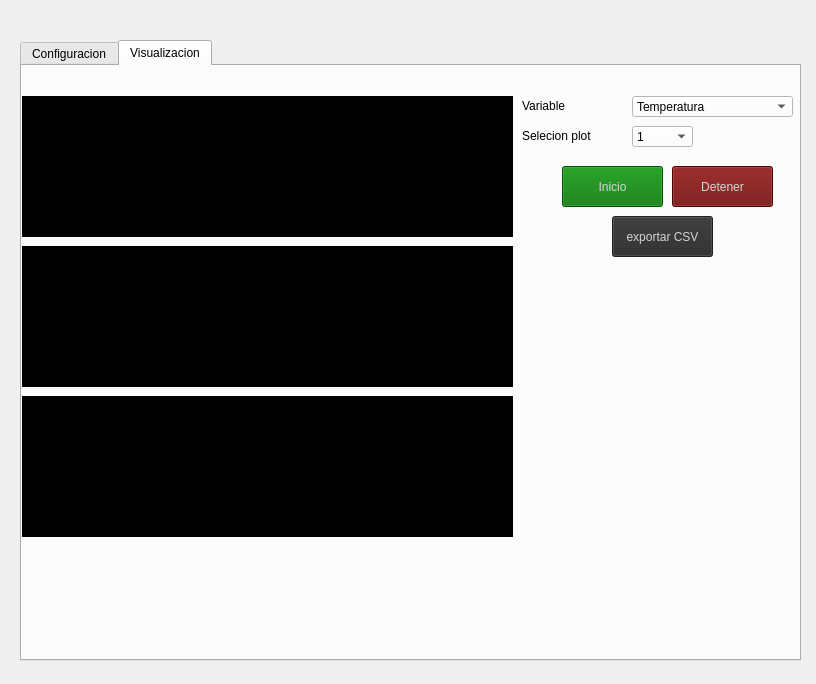
<?xml version="1.0" encoding="UTF-8"?>
<ui version="4.0">
 <class>Dialog</class>
 <widget class="QDialog" name="Dialog">
  <property name="geometry">
   <rect>
    <x>0</x>
    <y>0</y>
    <width>816</width>
    <height>684</height>
   </rect>
  </property>
  <property name="windowTitle">
   <string>Dialog</string>
  </property>
  <widget class="QTabWidget" name="tabWidget">
   <property name="geometry">
    <rect>
     <x>20</x>
     <y>40</y>
     <width>781</width>
     <height>621</height>
    </rect>
   </property>
   <property name="currentIndex">
    <number>1</number>
   </property>
   <widget class="QWidget" name="tab">
    <attribute name="title">
     <string>Configuracion</string>
    </attribute>
    <widget class="QLabel" name="label_27">
     <property name="geometry">
      <rect>
       <x>20</x>
       <y>30</y>
       <width>221</width>
       <height>21</height>
      </rect>
     </property>
     <property name="styleSheet">
      <string notr="true">color: rgb(0, 0, 0);</string>
     </property>
     <property name="text">
      <string>Buscar dispositivos Bluetooth</string>
     </property>
    </widget>
    <widget class="QPushButton" name="inicio_7">
     <property name="geometry">
      <rect>
       <x>240</x>
       <y>20</y>
       <width>101</width>
       <height>41</height>
      </rect>
     </property>
     <property name="minimumSize">
      <size>
       <width>101</width>
       <height>41</height>
      </size>
     </property>
     <property name="styleSheet">
      <string notr="true">color: rgb(213, 213, 213);
background-color: rgb(11, 0, 172);
</string>
     </property>
     <property name="text">
      <string>Buscar BLE</string>
     </property>
    </widget>
    <widget class="QComboBox" name="selec_7">
     <property name="geometry">
      <rect>
       <x>10</x>
       <y>70</y>
       <width>461</width>
       <height>31</height>
      </rect>
     </property>
     <property name="styleSheet">
      <string notr="true">background-color: rgb(255, 255, 255);</string>
     </property>
     <item>
      <property name="text">
       <string/>
      </property>
     </item>
    </widget>
    <widget class="QLabel" name="label_21">
     <property name="geometry">
      <rect>
       <x>30</x>
       <y>440</y>
       <width>141</width>
       <height>20</height>
      </rect>
     </property>
     <property name="styleSheet">
      <string notr="true">color: rgb(0, 0, 0);</string>
     </property>
     <property name="text">
      <string>Consola</string>
     </property>
    </widget>
    <widget class="QTextEdit" name="consola">
     <property name="geometry">
      <rect>
       <x>20</x>
       <y>460</y>
       <width>751</width>
       <height>121</height>
      </rect>
     </property>
     <property name="styleSheet">
      <string notr="true">background-color: rgb(255, 255, 255);</string>
     </property>
    </widget>
    <widget class="QProgressBar" name="barra">
     <property name="geometry">
      <rect>
       <x>660</x>
       <y>550</y>
       <width>111</width>
       <height>16</height>
      </rect>
     </property>
     <property name="value">
      <number>24</number>
     </property>
    </widget>
    <widget class="QPushButton" name="selec2">
     <property name="geometry">
      <rect>
       <x>350</x>
       <y>20</y>
       <width>101</width>
       <height>41</height>
      </rect>
     </property>
     <property name="minimumSize">
      <size>
       <width>101</width>
       <height>41</height>
      </size>
     </property>
     <property name="maximumSize">
      <size>
       <width>16777215</width>
       <height>41</height>
      </size>
     </property>
     <property name="styleSheet">
      <string notr="true">background-color: rgb(168, 168, 168);</string>
     </property>
     <property name="text">
      <string>Selecionar</string>
     </property>
    </widget>
    <widget class="QLabel" name="label_29">
     <property name="geometry">
      <rect>
       <x>340</x>
       <y>120</y>
       <width>81</width>
       <height>16</height>
      </rect>
     </property>
     <property name="styleSheet">
      <string notr="true">color: rgb(0, 0, 0);</string>
     </property>
     <property name="text">
      <string>Parametros </string>
     </property>
    </widget>
    <widget class="QTextEdit" name="gxmax">
     <property name="geometry">
      <rect>
       <x>120</x>
       <y>150</y>
       <width>71</width>
       <height>31</height>
      </rect>
     </property>
     <property name="styleSheet">
      <string notr="true">background-color: rgb(255, 255, 255);</string>
     </property>
    </widget>
    <widget class="QLabel" name="label_30">
     <property name="geometry">
      <rect>
       <x>10</x>
       <y>160</y>
       <width>101</width>
       <height>16</height>
      </rect>
     </property>
     <property name="styleSheet">
      <string notr="true">color: rgb(0, 0, 0);</string>
     </property>
     <property name="text">
      <string>Acc Sampling</string>
     </property>
    </widget>
    <widget class="QLabel" name="label_31">
     <property name="geometry">
      <rect>
       <x>10</x>
       <y>210</y>
       <width>101</width>
       <height>16</height>
      </rect>
     </property>
     <property name="styleSheet">
      <string notr="true">color: rgb(0, 0, 0);</string>
     </property>
     <property name="text">
      <string>Acc Sensibility</string>
     </property>
    </widget>
    <widget class="QTextEdit" name="gxmax_2">
     <property name="geometry">
      <rect>
       <x>120</x>
       <y>200</y>
       <width>71</width>
       <height>31</height>
      </rect>
     </property>
     <property name="styleSheet">
      <string notr="true">background-color: rgb(255, 255, 255);</string>
     </property>
    </widget>
    <widget class="QTextEdit" name="gxmax_5">
     <property name="geometry">
      <rect>
       <x>120</x>
       <y>250</y>
       <width>71</width>
       <height>31</height>
      </rect>
     </property>
     <property name="styleSheet">
      <string notr="true">background-color: rgb(255, 255, 255);</string>
     </property>
    </widget>
    <widget class="QLabel" name="label_39">
     <property name="geometry">
      <rect>
       <x>10</x>
       <y>260</y>
       <width>111</width>
       <height>16</height>
      </rect>
     </property>
     <property name="styleSheet">
      <string notr="true">color: rgb(0, 0, 0);</string>
     </property>
     <property name="text">
      <string>Gyro Sensibility</string>
     </property>
    </widget>
    <widget class="QLabel" name="label_41">
     <property name="geometry">
      <rect>
       <x>200</x>
       <y>160</y>
       <width>131</width>
       <height>16</height>
      </rect>
     </property>
     <property name="styleSheet">
      <string notr="true">color: rgb(0, 0, 0);</string>
     </property>
     <property name="text">
      <string>BME688 Sampling</string>
     </property>
    </widget>
    <widget class="QTextEdit" name="gxmax_8">
     <property name="geometry">
      <rect>
       <x>330</x>
       <y>150</y>
       <width>71</width>
       <height>31</height>
      </rect>
     </property>
     <property name="styleSheet">
      <string notr="true">background-color: rgb(255, 255, 255);</string>
     </property>
    </widget>
    <widget class="QLabel" name="label_42">
     <property name="geometry">
      <rect>
       <x>200</x>
       <y>210</y>
       <width>131</width>
       <height>16</height>
      </rect>
     </property>
     <property name="styleSheet">
      <string notr="true">color: rgb(0, 0, 0);</string>
     </property>
     <property name="text">
      <string>Discontinuos time</string>
     </property>
    </widget>
    <widget class="QTextEdit" name="gxmax_9">
     <property name="geometry">
      <rect>
       <x>330</x>
       <y>200</y>
       <width>71</width>
       <height>31</height>
      </rect>
     </property>
     <property name="styleSheet">
      <string notr="true">background-color: rgb(255, 255, 255);</string>
     </property>
    </widget>
    <widget class="QTextEdit" name="gxmax_13">
     <property name="geometry">
      <rect>
       <x>330</x>
       <y>250</y>
       <width>71</width>
       <height>31</height>
      </rect>
     </property>
     <property name="styleSheet">
      <string notr="true">background-color: rgb(255, 255, 255);</string>
     </property>
    </widget>
    <widget class="QLabel" name="label_54">
     <property name="geometry">
      <rect>
       <x>260</x>
       <y>260</y>
       <width>71</width>
       <height>16</height>
      </rect>
     </property>
     <property name="styleSheet">
      <string notr="true">color: rgb(0, 0, 0);</string>
     </property>
     <property name="text">
      <string>Port TCP</string>
     </property>
    </widget>
    <widget class="QLabel" name="label_55">
     <property name="geometry">
      <rect>
       <x>430</x>
       <y>160</y>
       <width>71</width>
       <height>16</height>
      </rect>
     </property>
     <property name="styleSheet">
      <string notr="true">color: rgb(0, 0, 0);</string>
     </property>
     <property name="text">
      <string>Port UDP</string>
     </property>
    </widget>
    <widget class="QTextEdit" name="gxmax_14">
     <property name="geometry">
      <rect>
       <x>510</x>
       <y>150</y>
       <width>71</width>
       <height>31</height>
      </rect>
     </property>
     <property name="styleSheet">
      <string notr="true">background-color: rgb(255, 255, 255);</string>
     </property>
    </widget>
    <widget class="QTextEdit" name="gxmax_22">
     <property name="geometry">
      <rect>
       <x>510</x>
       <y>200</y>
       <width>71</width>
       <height>31</height>
      </rect>
     </property>
     <property name="styleSheet">
      <string notr="true">background-color: rgb(255, 255, 255);</string>
     </property>
    </widget>
    <widget class="QLabel" name="label_70">
     <property name="geometry">
      <rect>
       <x>410</x>
       <y>210</y>
       <width>101</width>
       <height>16</height>
      </rect>
     </property>
     <property name="styleSheet">
      <string notr="true">color: rgb(0, 0, 0);</string>
     </property>
     <property name="text">
      <string>Host_ip_addr</string>
     </property>
    </widget>
    <widget class="QTextEdit" name="gxmax_31">
     <property name="geometry">
      <rect>
       <x>630</x>
       <y>150</y>
       <width>131</width>
       <height>31</height>
      </rect>
     </property>
     <property name="styleSheet">
      <string notr="true">background-color: rgb(255, 255, 255);</string>
     </property>
    </widget>
    <widget class="QLabel" name="label_86">
     <property name="geometry">
      <rect>
       <x>590</x>
       <y>160</y>
       <width>31</width>
       <height>16</height>
      </rect>
     </property>
     <property name="styleSheet">
      <string notr="true">color: rgb(0, 0, 0);</string>
     </property>
     <property name="text">
      <string>Ssid</string>
     </property>
    </widget>
    <widget class="QLabel" name="label_87">
     <property name="geometry">
      <rect>
       <x>590</x>
       <y>210</y>
       <width>31</width>
       <height>16</height>
      </rect>
     </property>
     <property name="styleSheet">
      <string notr="true">color: rgb(0, 0, 0);</string>
     </property>
     <property name="text">
      <string>Pass</string>
     </property>
    </widget>
    <widget class="QTextEdit" name="gxmax_32">
     <property name="geometry">
      <rect>
       <x>630</x>
       <y>200</y>
       <width>131</width>
       <height>31</height>
      </rect>
     </property>
     <property name="styleSheet">
      <string notr="true">background-color: rgb(255, 255, 255);</string>
     </property>
    </widget>
    <widget class="QPushButton" name="inicio">
     <property name="geometry">
      <rect>
       <x>530</x>
       <y>250</y>
       <width>161</width>
       <height>41</height>
      </rect>
     </property>
     <property name="minimumSize">
      <size>
       <width>101</width>
       <height>41</height>
      </size>
     </property>
     <property name="styleSheet">
      <string notr="true">color: rgb(213, 213, 213);
background-color: rgb(0, 115, 0);
</string>
     </property>
     <property name="text">
      <string>Save Conf</string>
     </property>
    </widget>
    <widget class="QLabel" name="label_28">
     <property name="geometry">
      <rect>
       <x>440</x>
       <y>310</y>
       <width>141</width>
       <height>16</height>
      </rect>
     </property>
     <property name="styleSheet">
      <string notr="true">color: rgb(0, 0, 0);</string>
     </property>
     <property name="text">
      <string>Modo de operacion</string>
     </property>
    </widget>
    <widget class="QComboBox" name="selec_8">
     <property name="geometry">
      <rect>
       <x>370</x>
       <y>340</y>
       <width>261</width>
       <height>31</height>
      </rect>
     </property>
     <property name="styleSheet">
      <string notr="true">background-color: rgb(255, 255, 255);</string>
     </property>
     <item>
      <property name="text">
       <string>1</string>
      </property>
     </item>
     <item>
      <property name="text">
       <string>2</string>
      </property>
     </item>
     <item>
      <property name="text">
       <string>3</string>
      </property>
     </item>
     <item>
      <property name="text">
       <string>4</string>
      </property>
     </item>
     <item>
      <property name="text">
       <string>5</string>
      </property>
     </item>
    </widget>
    <widget class="QPushButton" name="inicio_2">
     <property name="geometry">
      <rect>
       <x>180</x>
       <y>400</y>
       <width>161</width>
       <height>41</height>
      </rect>
     </property>
     <property name="minimumSize">
      <size>
       <width>101</width>
       <height>41</height>
      </size>
     </property>
     <property name="styleSheet">
      <string notr="true">color: rgb(213, 213, 213);
background-color: rgb(0, 115, 0);
</string>
     </property>
     <property name="text">
      <string>Iniciar Monitoreo</string>
     </property>
    </widget>
    <widget class="QPushButton" name="detener_6">
     <property name="geometry">
      <rect>
       <x>380</x>
       <y>400</y>
       <width>151</width>
       <height>41</height>
      </rect>
     </property>
     <property name="minimumSize">
      <size>
       <width>101</width>
       <height>41</height>
      </size>
     </property>
     <property name="styleSheet">
      <string notr="true">color: rgb(213, 213, 213);
background-color: rgb(108, 5, 5);
</string>
     </property>
     <property name="text">
      <string>Detener Monitoreo</string>
     </property>
    </widget>
    <widget class="QComboBox" name="selec_6">
     <property name="geometry">
      <rect>
       <x>80</x>
       <y>340</y>
       <width>261</width>
       <height>31</height>
      </rect>
     </property>
     <property name="styleSheet">
      <string notr="true">background-color: rgb(255, 255, 255);</string>
     </property>
     <item>
      <property name="text">
       <string>Configuracion por Bluetooth</string>
      </property>
     </item>
     <item>
      <property name="text">
       <string>Configuracion via TCP en BD</string>
      </property>
     </item>
     <item>
      <property name="text">
       <string>Conexion TCP continua</string>
      </property>
     </item>
     <item>
      <property name="text">
       <string>Conexion TCP discontinua</string>
      </property>
     </item>
     <item>
      <property name="text">
       <string>Conexion UDP</string>
      </property>
     </item>
     <item>
      <property name="text">
       <string>BLE continua</string>
      </property>
     </item>
     <item>
      <property name="text">
       <string>BLE discontinua</string>
      </property>
     </item>
    </widget>
    <widget class="QLabel" name="label_26">
     <property name="geometry">
      <rect>
       <x>150</x>
       <y>310</y>
       <width>141</width>
       <height>16</height>
      </rect>
     </property>
     <property name="styleSheet">
      <string notr="true">color: rgb(0, 0, 0);</string>
     </property>
     <property name="text">
      <string>Modo de operacion</string>
     </property>
    </widget>
   </widget>
   <widget class="QWidget" name="tab_2">
    <attribute name="title">
     <string>Visualizacion</string>
    </attribute>
    <widget class="GraphicsLayoutWidget" name="plot1">
     <property name="geometry">
      <rect>
       <x>-10</x>
       <y>30</y>
       <width>501</width>
       <height>141</height>
      </rect>
     </property>
     <property name="styleSheet">
      <string notr="true">background-color: rgb(0, 0, 0);</string>
     </property>
    </widget>
    <widget class="GraphicsLayoutWidget" name="plot1_2">
     <property name="geometry">
      <rect>
       <x>-10</x>
       <y>180</y>
       <width>501</width>
       <height>141</height>
      </rect>
     </property>
     <property name="styleSheet">
      <string notr="true">background-color: rgb(0, 0, 0);</string>
     </property>
    </widget>
    <widget class="GraphicsLayoutWidget" name="plot1_3">
     <property name="geometry">
      <rect>
       <x>0</x>
       <y>330</y>
       <width>491</width>
       <height>141</height>
      </rect>
     </property>
     <property name="styleSheet">
      <string notr="true">background-color: rgb(0, 0, 0);</string>
     </property>
    </widget>
    <widget class="QPushButton" name="inicio_5">
     <property name="geometry">
      <rect>
       <x>540</x>
       <y>100</y>
       <width>101</width>
       <height>41</height>
      </rect>
     </property>
     <property name="minimumSize">
      <size>
       <width>101</width>
       <height>41</height>
      </size>
     </property>
     <property name="styleSheet">
      <string notr="true">color: rgb(213, 213, 213);
background-color: rgb(0, 115, 0);
</string>
     </property>
     <property name="text">
      <string>Inicio</string>
     </property>
    </widget>
    <widget class="QPushButton" name="csv">
     <property name="geometry">
      <rect>
       <x>590</x>
       <y>150</y>
       <width>101</width>
       <height>41</height>
      </rect>
     </property>
     <property name="styleSheet">
      <string notr="true">color: rgb(213, 213, 213);
background-color: rgb(44, 44, 44);</string>
     </property>
     <property name="text">
      <string>exportar CSV</string>
     </property>
    </widget>
    <widget class="QPushButton" name="detener">
     <property name="geometry">
      <rect>
       <x>650</x>
       <y>100</y>
       <width>101</width>
       <height>41</height>
      </rect>
     </property>
     <property name="minimumSize">
      <size>
       <width>101</width>
       <height>41</height>
      </size>
     </property>
     <property name="styleSheet">
      <string notr="true">color: rgb(213, 213, 213);
background-color: rgb(108, 5, 5);
</string>
     </property>
     <property name="text">
      <string>Detener</string>
     </property>
    </widget>
    <widget class="QLabel" name="label_23">
     <property name="geometry">
      <rect>
       <x>500</x>
       <y>30</y>
       <width>71</width>
       <height>20</height>
      </rect>
     </property>
     <property name="styleSheet">
      <string notr="true">color: rgb(0, 0, 0);</string>
     </property>
     <property name="text">
      <string>Variable</string>
     </property>
    </widget>
    <widget class="QComboBox" name="selec">
     <property name="geometry">
      <rect>
       <x>610</x>
       <y>30</y>
       <width>161</width>
       <height>21</height>
      </rect>
     </property>
     <property name="styleSheet">
      <string notr="true">background-color: rgb(255, 255, 255);</string>
     </property>
     <item>
      <property name="text">
       <string>Temperatura</string>
      </property>
     </item>
     <item>
      <property name="text">
       <string>Humedad</string>
      </property>
     </item>
     <item>
      <property name="text">
       <string>Co</string>
      </property>
     </item>
     <item>
      <property name="text">
       <string>Presion</string>
      </property>
     </item>
     <item>
      <property name="text">
       <string>Aceleracion Eje X</string>
      </property>
     </item>
     <item>
      <property name="text">
       <string>Aceleracion Eje Y</string>
      </property>
     </item>
     <item>
      <property name="text">
       <string>Aceleracion Eje Z</string>
      </property>
     </item>
     <item>
      <property name="text">
       <string>RMS</string>
      </property>
     </item>
    </widget>
    <widget class="QLabel" name="label_25">
     <property name="geometry">
      <rect>
       <x>500</x>
       <y>60</y>
       <width>101</width>
       <height>20</height>
      </rect>
     </property>
     <property name="styleSheet">
      <string notr="true">color: rgb(0, 0, 0);</string>
     </property>
     <property name="text">
      <string>Selecion plot</string>
     </property>
    </widget>
    <widget class="QComboBox" name="selec_5">
     <property name="geometry">
      <rect>
       <x>610</x>
       <y>60</y>
       <width>61</width>
       <height>21</height>
      </rect>
     </property>
     <property name="styleSheet">
      <string notr="true">background-color: rgb(255, 255, 255);</string>
     </property>
     <item>
      <property name="text">
       <string>1</string>
      </property>
     </item>
     <item>
      <property name="text">
       <string>2</string>
      </property>
     </item>
     <item>
      <property name="text">
       <string>3</string>
      </property>
     </item>
    </widget>
   </widget>
  </widget>
 </widget>
 <customwidgets>
  <customwidget>
   <class>GraphicsLayoutWidget</class>
   <extends>QGraphicsView</extends>
   <header location="global">pyqtgraph</header>
  </customwidget>
 </customwidgets>
 <resources/>
 <connections/>
</ui>
